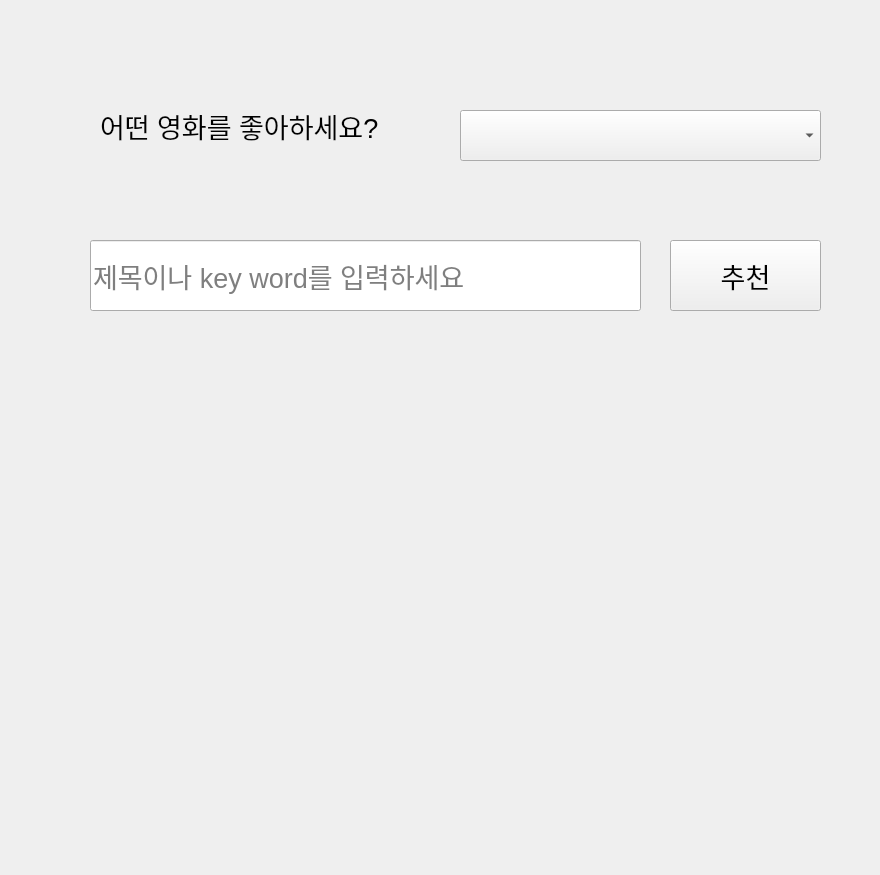
<?xml version="1.0" encoding="UTF-8"?>
<ui version="4.0">
 <class>Form</class>
 <widget class="QWidget" name="Form">
  <property name="geometry">
   <rect>
    <x>0</x>
    <y>0</y>
    <width>880</width>
    <height>875</height>
   </rect>
  </property>
  <property name="windowTitle">
   <string>Form</string>
  </property>
  <widget class="QLabel" name="label">
   <property name="geometry">
    <rect>
     <x>100</x>
     <y>100</y>
     <width>301</width>
     <height>51</height>
    </rect>
   </property>
   <property name="font">
    <font>
     <pointsize>20</pointsize>
    </font>
   </property>
   <property name="text">
    <string>어떤 영화를 좋아하세요?</string>
   </property>
  </widget>
  <widget class="QComboBox" name="comboBox">
   <property name="geometry">
    <rect>
     <x>460</x>
     <y>110</y>
     <width>361</width>
     <height>51</height>
    </rect>
   </property>
   <property name="font">
    <font>
     <pointsize>20</pointsize>
    </font>
   </property>
  </widget>
  <widget class="QLineEdit" name="le_keyword">
   <property name="geometry">
    <rect>
     <x>90</x>
     <y>240</y>
     <width>551</width>
     <height>71</height>
    </rect>
   </property>
   <property name="font">
    <font>
     <pointsize>20</pointsize>
    </font>
   </property>
   <property name="text">
    <string/>
   </property>
   <property name="placeholderText">
    <string>제목이나 key word를 입력하세요</string>
   </property>
  </widget>
  <widget class="QPushButton" name="btn_recommendation">
   <property name="geometry">
    <rect>
     <x>670</x>
     <y>240</y>
     <width>151</width>
     <height>71</height>
    </rect>
   </property>
   <property name="font">
    <font>
     <pointsize>20</pointsize>
    </font>
   </property>
   <property name="text">
    <string>추천</string>
   </property>
  </widget>
  <widget class="QLabel" name="lbl_recommendation">
   <property name="geometry">
    <rect>
     <x>90</x>
     <y>380</y>
     <width>731</width>
     <height>451</height>
    </rect>
   </property>
   <property name="font">
    <font>
     <pointsize>20</pointsize>
    </font>
   </property>
   <property name="text">
    <string/>
   </property>
  </widget>
 </widget>
 <resources/>
 <connections/>
</ui>
